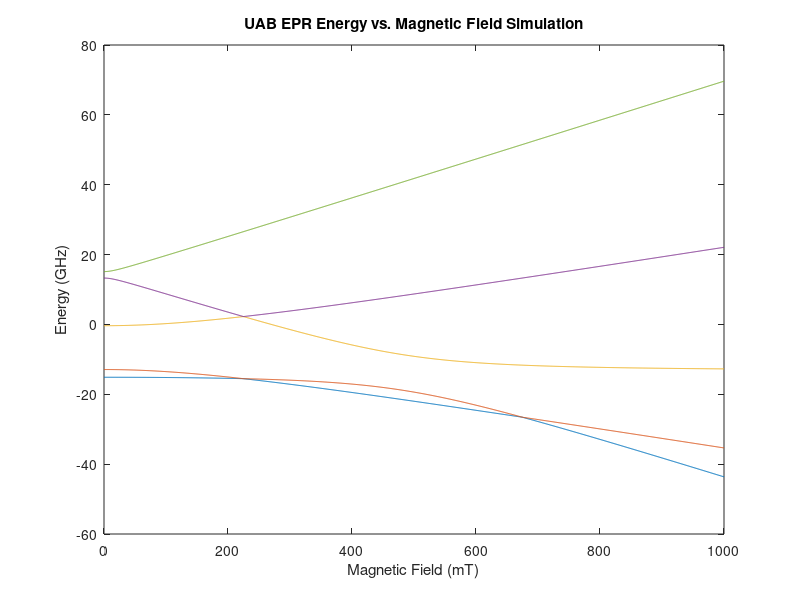

Write the MATLAB code that produced this figure.

%%%%%%%%%%%% IMPORTANT %%%%%%%%%%%%
% The MatLab eig() function returns eigenvalues in ascending order,
% therefore it looks like traces never cross if you zoom in enough. They do
% in fact cross, it just looks like the traces bounce off each other.

clear B_0;
clear g;
clear theta;
clear H;
clear eigenvals;
clear eigenvecs;
clear i;

%%%%%%%%%%%% Diagonalization of Spin Hamiltonian %%%%%%%%%%%%

% Define spin operators

S_z = [2 0 0 0 0;...
       0 1 0 0 0;...
       0 0 0 0 0;...
       0 0 0 -1 0;...
       0 0 0 0 -2];
       
 
S_x = [0 1 0 0 0;...
       1 0 sqrt(6)/2 0 0;...
       0 sqrt(6)/2 0 sqrt(6)/2 0;...
       0 0 sqrt(6)/2 0 1;...
       0 0 0 1 0];


S_y = [0 1/i 0 0 0;...
       -1/i 0 sqrt(6)/2i 0 0;...
       0 -sqrt(6)/2i 0 sqrt(6)/2i 0;...
       0 0 -sqrt(6)/2i 0 1/i;...
       0 0 0 -1/i 0];
 
% Spin operators squared
S_xx = S_x * S_x;
S_yy = S_y * S_y;
S_zz = S_z * S_z;
   
% Spin number
s = 2;

% Matrix of S^2 eigenvalue
S_sq = s*(s+1) * eye(2*s + 1);

% Assign static magnetic field and constants
B_0 = linspace(0,1000,1001); % static magnetic field in mT
u_0 = 13.996; % Bohr magneton-MHz/mT
g = 2.002319;

for i = 1:length(B_0)
    
    term1 = g*u_0*B_0(i)*S_z;
    term2 = (3*2213)*(S_zz - (1/3)*S_sq); % b20/cm^-1 = 0.2213 (cm^-1*3*10^4 in MHz) 
    term3 = (1/3)*(3*2091)*(S_xx - S_yy); % b22/cm^-1 = 0.2091 Bushcher and Lehmann
    
    H = term1 + term2 + term3;
    
    [V,E] = eig(H,'vector'); % V is matrix of eigenvectors, D is column of eigenvalues
    
    eigenvals(:,i) = E/1000; % each individual E is the ith column in eigenval
    eigenvecs(:,:,i) = V; % each individual V is the ith item in eigenvecs               
    % eigenvecs is not used, but nice to have for reference
    % basis is |s,m>
    
end

% Assemble data
eigenvals_vs_BField_data = [transpose(B_0),transpose(eigenvals)];

% Plot each column of data separately
plot(B_0,eigenvals_vs_BField_data(:,2),B_0,eigenvals_vs_BField_data(:,3),B_0,eigenvals_vs_BField_data(:,4),B_0,eigenvals_vs_BField_data(:,5),B_0,eigenvals_vs_BField_data(:,6));

title('UAB EPR Energy vs. Magnetic Field Simulation');
xlabel('Magnetic Field (mT)');
ylabel('Energy (GHz)');